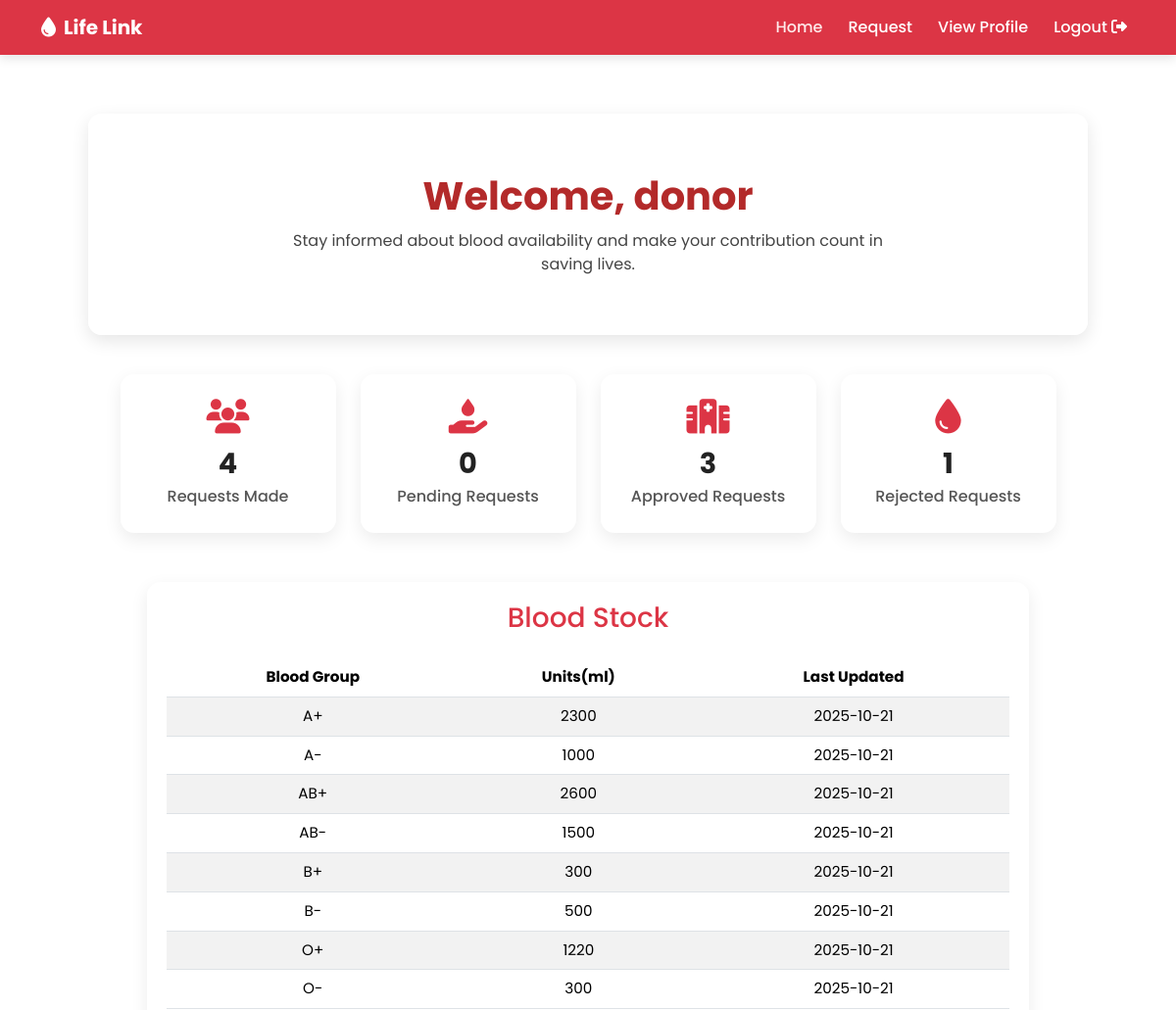
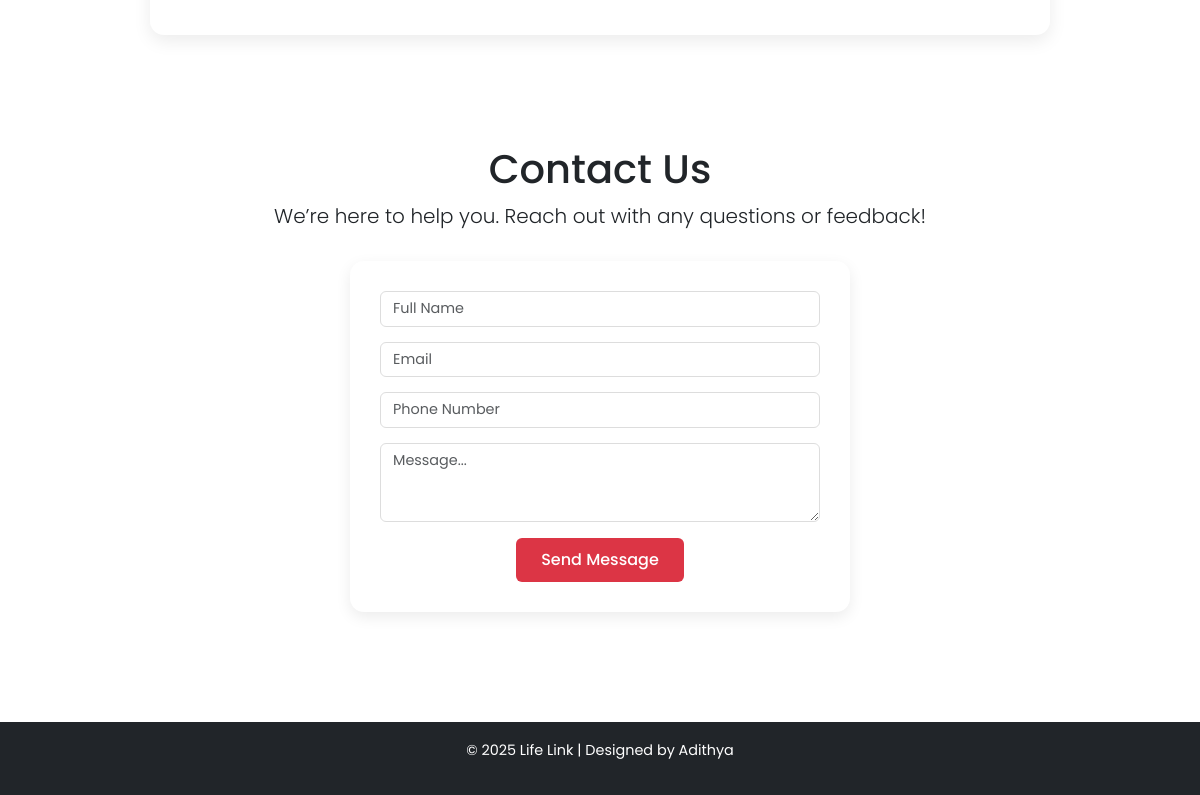
The app's page /patienthome/ (signed in) with its own data (2 pictures, top to bottom).
### blood_bank_app/models.py (models this page shows, shortened)
class BloodStock(models.Model):
    BLOOD_GROUPS = BLOOD_GROUP_CHOICES
    blood_group = models.CharField(max_length=3, choices=BLOOD_GROUPS, unique=True)
    units = models.PositiveIntegerField(default=0)
    collection_date = models.DateField(auto_now_add=True)
    expiry_date = models.DateField(blank=True, null=True)
    last_updated = models.DateTimeField(auto_now=True)

### blood_bank_app/views.py (the view)
# urls.py: path('patienthome/', views.patient_home, name='patienthome'),
@login_required
def patient_home(request):
    patient_requests = BloodRequest.objects.filter(user=request.user)
    context = {
        'stocks': BloodStock.objects.all().order_by('blood_group'),
        'total_requests': patient_requests.count(),
        'pending_requests': patient_requests.filter(status='Pending').count(),
        'approved_requests': patient_requests.filter(status='Accepted').count(),
        'rejected_requests': patient_requests.filter(status='Rejected').count(),
        'username': request.user.username,
    }
    return render(request, 'patient/patient_home.html', context)

### blood_bank_app/templates/patient/patient_home.html (shortened to what this page needs)
<!DOCTYPE html>
<html lang="en">
<head>
  <link href="https://cdn.jsdelivr.net/npm/bootstrap@5.3.3/dist/css/bootstrap.min.css" rel="stylesheet">
  <link rel="stylesheet" href="https://cdnjs.cloudflare.com/ajax/libs/font-awesome/6.4.2/css/all.min.css">
</head>
<body>
  <nav class="navbar navbar-expand-lg navbar-dark">
    <div class="container">
      <a class="navbar-brand fw-bold" href="#">
        <i class="fa-solid fa-droplet me-2"></i>Life Link
      </a>
      <div class="collapse navbar-collapse" id="navbarNav">
        <ul class="navbar-nav ms-auto">
          <li class="nav-item"><a class="nav-link active" href="{% url 'patienthome' %}">Home</a></li>
          <li class="nav-item"><a class="nav-link" href="{% url 'requestform' %}">Request</a></li>
          <li class="nav-item"><a class="nav-link" href="{% url 'patient_profile_view' %}">View Profile</a></li>
          <li class="nav-item">
            <a class="nav-link logout" href="{% url 'logout' %}" onclick="return confirmLogout()">
              Logout <i class="fa-solid fa-right-from-bracket"></i>
            </a>
          </li>
        </ul>
      </div>
    </div>
  </nav>
  <section class="hero">
    <h1>Welcome, {{ username }}</h1>
    <p>Stay informed about blood availability and make your contribution count in saving lives.</p>
  </section>
  <div class="summary-cards">
    <div class="summary-card">
      <i class="fa-solid fa-users"></i>
      <p class="count-number">{{ total_requests }}</p>
      <p>Requests Made</p>
    </div>
    <div class="summary-card">
      <i class="fa-solid fa-hand-holding-droplet"></i>
      <p class="count-number">{{ pending_requests }}</p>
      <p>Pending Requests</p>
    </div>
    <div class="summary-card">
      <i class="fa-solid fa-hospital"></i>
      <p class="count-number">{{ approved_requests }}</p>
      <p>Approved Requests</p>
    </div>
    <div class="summary-card">
      <i class="fa-solid fa-droplet"></i>
      <p class="count-number">{{ rejected_requests }}</p>
      <p>Rejected Requests</p>
    </div>
  </div>
  <div class="table-container">
    <h3 class="text-center text-danger mb-4">Blood Stock</h3>
    <div class="table-responsive">
      <table class="table table-striped align-middle">
        <thead>
          <tr>
            <th>Blood Group</th>
            <th>Units(ml)</th>
            <th>Last Updated</th>
          </tr>
        </thead>
        <tbody>
          {% for stock in stocks %}
          <tr>
            <td>{{ stock.blood_group }}</td>
            <td>{{ stock.units }}</td>
            <td>{{ stock.last_updated|date:"Y-m-d" }}</td>
          </tr>
          {% empty %}
          <tr>
            <td colspan="3">No stock records found.</td>
          </tr>
          {% endfor %}
        </tbody>
      </table>
    </div>
  </div>
  <section class="contact-section">
    <div class="container">
      <h1>Contact Us</h1>
      <p class="lead mt-2">We’re here to help you. Reach out with any questions or feedback!</p>
      <div class="contact-card">
        <form method="post">
          <input type="text" name="fname" class="form-control" placeholder="Full Name" required>
          <input type="email" name="email" class="form-control" placeholder="Email" required>
          <input type="tel" name="phonenum" class="form-control" placeholder="Phone Number" required>
          <textarea name="message" class="form-control" rows="3" placeholder="Message..." required></textarea>
          <div class="text-center mt-3">
            <button type="submit" class="btn btn-submit">Send Message</button>
          </div>
        </form>
      </div>
    </div>
  </section>
  <footer>
    <p>© 2025 Life Link | Designed by Adithya</p>
  </footer>
</body>
</html>

### blood_bank_app/templates/patient/patient_home.html (style rules this page uses)
body { font-family: 'Poppins', sans-serif; background: url('https://images.unsplash.com/photo-1625134673209-883c8a0f3c80?auto=format&fit=crop&w=1920&q=80') no-repeat center center/cover; background-attachment: fixed; position: relative; min-height: 100vh; }
body::before { content: ""; position: fixed; inset: 0; background: rgba(255, 255, 255, 0.92); z-index: -1; }
.navbar { background-color: #dc3545; box-shadow: 0 4px 10px rgba(0,0,0,0.1); }
.navbar .nav-link { color: #fff !important; font-weight: 500; margin-left: 10px; transition: 0.3s; }
.navbar .nav-link:hover, .navbar .nav-link.active { color: #ffeaea !important; }
.hero { background: rgba(255, 255, 255, 0.95); border-radius: 14px; box-shadow: 0 6px 18px rgba(0,0,0,0.1); padding: 60px 40px; margin: 60px auto 40px; text-align: center; width: 85%; backdrop-filter: blur(6px); }
.hero h1 { font-weight: 700; color: #b32a2a; font-size: 2.5rem; margin-bottom: 10px; }
.hero p { color: #444; font-size: 1rem; max-width: 650px; margin: 0 auto; }
.summary-cards { display: flex; flex-wrap: wrap; justify-content: center; gap: 25px; margin-top: 30px; }
.summary-card { background: #fff; border-radius: 14px; box-shadow: 0 6px 18px rgba(0,0,0,0.08); padding: 25px 20px; width: 220px; text-align: center; transition: all 0.3s ease; }
.summary-card i { font-size: 2.2rem; color: #dc3545; margin-bottom: 10px; }
.summary-card .count-number { font-size: 1.8rem; font-weight: 700; color: #222; }
.summary-card p { margin: 0; font-weight: 500; color: #555; }
.table-container { margin: 50px auto; max-width: 900px; background: #fff; border-radius: 14px; box-shadow: 0 6px 18px rgba(0,0,0,0.08); padding: 20px; }
table { width: 100%; border-collapse: collapse; }
thead { background-color: #dc3545; color: #fff; }
th, td { padding: 12px 15px; text-align: center; font-size: 0.95rem; }
.contact-section { background: rgba(255, 255, 255, 0.9); padding: 60px 20px; text-align: center; backdrop-filter: blur(4px); margin-top: 50px; }
.contact-card { max-width: 500px; margin: 30px auto 0; background: #fff; border-radius: 14px; box-shadow: 0 5px 15px rgba(0,0,0,0.08); padding: 30px; }
.contact-card input, .contact-card textarea { font-size: 0.9rem; border-radius: 6px; border: 1px solid #ddd; margin-bottom: 15px; }
.btn-submit { background-color: #dc3545; border: none; color: #fff; font-weight: 500; padding: 10px 25px; border-radius: 6px; transition: 0.3s; }
footer { background-color: #212529; color: #fff; padding: 18px 0; font-size: 0.9rem; margin-top: 50px; text-align: center; }

### records on screen
BloodStock: blood_group "A+", units "2300", last_updated "2025-10-21"
BloodStock: blood_group "A-", units "1000", last_updated "2025-10-21"
BloodStock: blood_group "AB+", units "2600", last_updated "2025-10-21"
BloodStock: blood_group "AB-", units "1500", last_updated "2025-10-21"
BloodStock: blood_group "B+", units "300", last_updated "2025-10-21"
BloodStock: blood_group "B-", units "500", last_updated "2025-10-21"
BloodStock: blood_group "O+", units "1220", last_updated "2025-10-21"
BloodStock: blood_group "O-", units "300", last_updated "2025-10-21"

### other values on screen
{{ username }} "donor"
{{ total_requests }} "4"
{{ pending_requests }} "0"
{{ approved_requests }} "3"
{{ rejected_requests }} "1"
